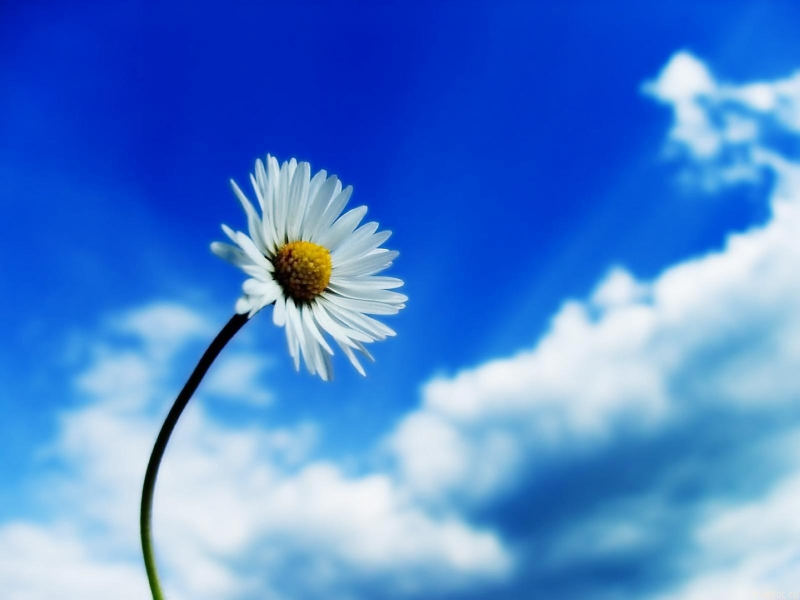
#> input picture image/3.jpg, 1600 x 1200 px (shown at 1/2 size)
$ python logicalOperators.py
#> lines starting #> are read from the running program, lines starting #| are printed output that depends on the picture
import numpy as np
import matplotlib.pyplot as plt
import cv2

img1 = cv2.imread("image/3.jpg",1)
#> img1 is the input picture: shape (1200, 1600, 3); mean B, G, R 210.7, 131.3, 78.5
img2 = cv2.imread("image/mask_single.jpg",1)
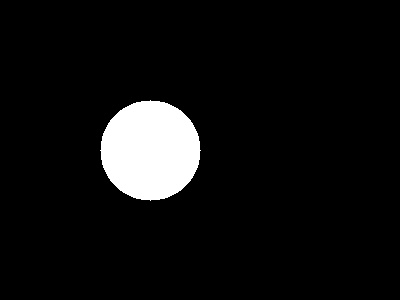
#> input picture image/mask_single.jpg, 400 x 300 px
#> img2 is the input picture: shape (300, 400, 3); min 0, max 255, mean 16.7

img1 = cv2.cvtColor(img1, cv2.COLOR_BGR2RGB)
img2 = cv2.cvtColor(img2, cv2.COLOR_BGR2RGB)
img2 = cv2.resize(img2,(1600,1200))
#> img2: shape (1200, 1600, 3)

# output =  cv2.bitwise_and(img1,img2)
# output = cv2.bitwise_or(img1,img2)
# output = cv2.bitwise_not(img1)
output = cv2.bitwise_xor(img1,img2)
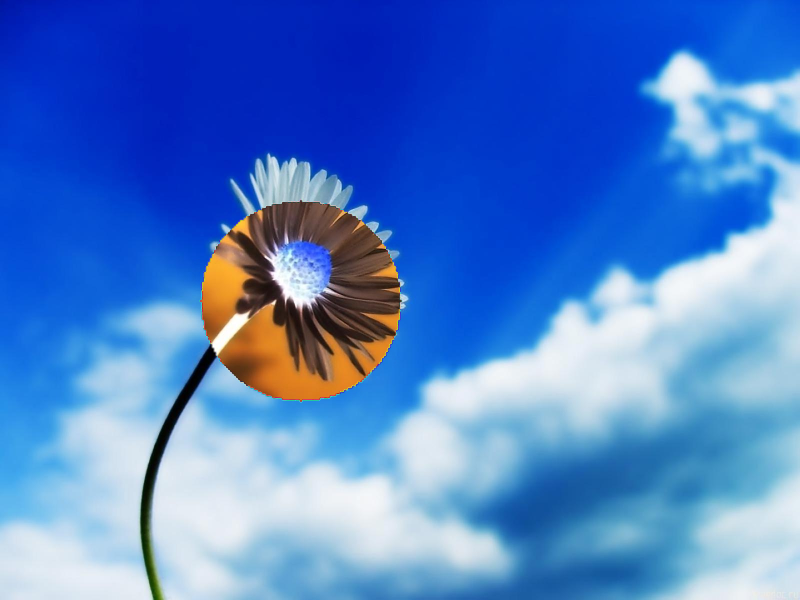
#> output: shape (1200, 1600, 3) (shown at 1/2 size); mean R, G, B 79.9, 127.5, 203

plt.figure(figsize=(10, 5))

plt.subplot(131)
plt.imshow(img1)
plt.title("Image1")

plt.subplot(132)
plt.imshow(img2)
plt.title("Image2")

plt.subplot(133)
plt.imshow(output)
plt.title("Output")

plt.tight_layout()
plt.show()
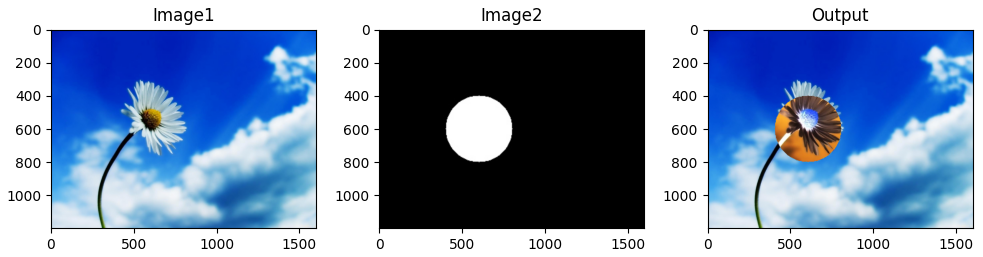
#> figure drawn by matplotlib, 3 panels
